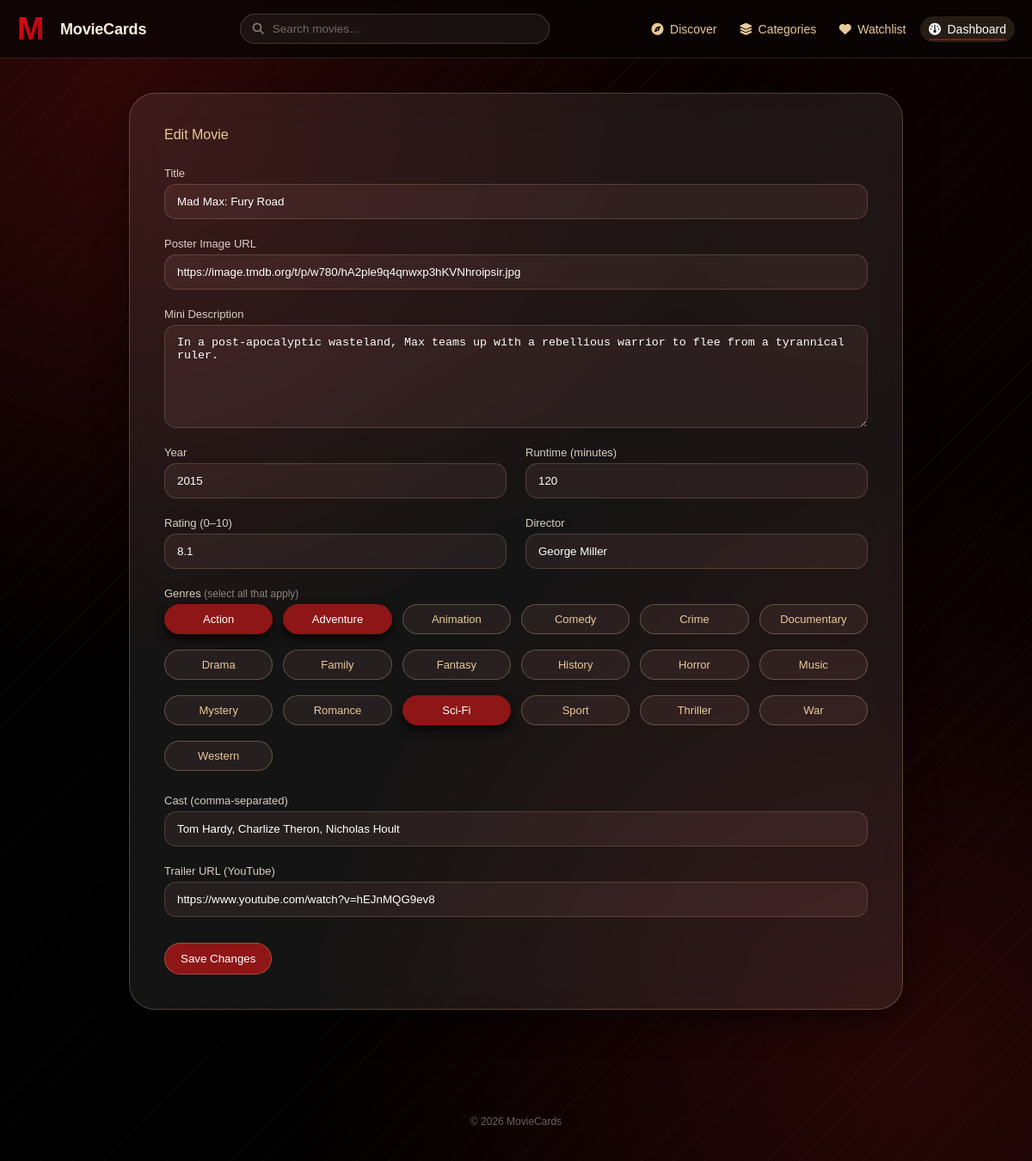
/admin/movie/5/edit (signed in), run on the app's committed database.
### app/models.py (models this page shows, shortened)
class Movie(db.Model):
    __tablename__ = "movies"
    id = db.Column(db.Integer, primary_key=True)
    title = db.Column(db.String(200), nullable=False)
    poster_url = db.Column(db.String(500), nullable=False)
    description = db.Column(db.Text, nullable=False, default="")
    year = db.Column(db.Integer, nullable=True)
    runtime_minutes = db.Column(db.Integer, nullable=True)
    rating = db.Column(db.Float, nullable=True)
    genres = db.Column(db.String(300), nullable=False, default="")  # comma-separated
    director = db.Column(db.String(150), nullable=True)
    cast = db.Column(db.String(500), nullable=True)  # comma-separated names
    trailer_url = db.Column(db.String(500), nullable=True)  # YouTube URL
    created_at = db.Column(db.DateTime, default=utcnow)
    likes = db.relationship("Like", backref="movie", cascade="all, delete-orphan")
    def genre_list(self):
        return [g.strip() for g in self.genres.split(",") if g.strip()]

### app/routes/admin_routes.py (the view)
@admin.route("/movie/<int:movie_id>/edit", methods=["GET", "POST"])
@login_required
def edit_movie(movie_id):
    movie = Movie.query.get_or_404(movie_id)
    if request.method == "POST":
        _movie_from_form(movie)
        db.session.commit()
        flash(f'"{movie.title}" was updated.', "success")
        return redirect(url_for("admin.dashboard"))
    return render_template("admin/add-movie.html", movie=movie, all_genres=GENRES)

### app/routes/admin_routes.py (called while the page is built)
def login_required(view):
    @wraps(view)
    def wrapped(*args, **kwargs):
        if not session.get("is_admin"):
            return redirect(url_for("admin.login", next=request.path))
        return view(*args, **kwargs)
    return wrapped

### app/templates/admin/add-movie.html (shortened to what this page needs)
{% extends "base.html" %}
{% block background %}
{% include "includes/background.html" %}
{% endblock %}
{% block header %}
{% include "includes/header.html" %}
{% endblock %}
{% block content %}
<main class="admin-container">
    <form class="movie-form" method="POST">
        <h2>{{ "Edit Movie" if movie else "Add New Movie" }}</h2>
        <div class="form-grid">
            <div class="form-group full">
                <label for="title">Title</label>
                <input type="text" id="title" name="title" required value="{{ movie.title if movie else '' }}">
            </div>
            <div class="form-group full">
                <label for="poster_url">Poster Image URL</label>
                <input type="url" id="poster_url" name="poster_url" required placeholder="https://..."
                    value="{{ movie.poster_url if movie else '' }}">
            </div>
            <div class="form-group full">
                <label for="description">Mini Description</label>
                <textarea id="description" name="description" required>{{ movie.description if movie else '' }}</textarea>
            </div>
            <div class="form-group">
                <label for="year">Year</label>
                <input type="number" id="year" name="year" min="1900" max="2100"
                    value="{{ movie.year if movie else '' }}">
            </div>
            <div class="form-group">
                <label for="runtime_minutes">Runtime (minutes)</label>
                <input type="number" id="runtime_minutes" name="runtime_minutes" min="1"
                    value="{{ movie.runtime_minutes if movie else '' }}">
            </div>
            <div class="form-group">
                <label for="rating">Rating (0–10)</label>
                <input type="number" id="rating" name="rating" min="0" max="10" step="0.1"
                    value="{{ movie.rating if movie else '' }}">
            </div>
            <div class="form-group">
                <label for="director">Director</label>
                <input type="text" id="director" name="director" value="{{ movie.director if movie else '' }}">
            </div>
            <div class="form-group full">
                <label>Genres <span class="label-hint">(select all that apply)</span></label>
                <div class="category-grid">
                    {% set movie_genres = movie.genre_list() if movie else [] %}
                    {% for g in all_genres %}
                    <label class="category-pill">
                        <span>{{ g }}</span>
                    </label>
                    {% endfor %}
                </div>
            </div>
            <div class="form-group full">
                <label for="cast">Cast (comma-separated)</label>
                <input type="text" id="cast" name="cast" placeholder="Actor One, Actor Two"
                    value="{{ movie.cast if movie else '' }}">
            </div>
            <div class="form-group full">
                <label for="trailer_url">Trailer URL (YouTube)</label>
                <input type="url" id="trailer_url" name="trailer_url" placeholder="https://www.youtube.com/watch?v=..."
                    value="{{ movie.trailer_url if movie else '' }}">
            </div>
        </div>
        <button class="submit-btn" type="submit">
            {{ "Save Changes" if movie else "Add Movie" }}
        </button>
    </form>
</main>
{% endblock %}

### app/static/css/style.css (style rules this page uses)
html, body, div, span, applet, object, iframe, h1, h2, h3, h4, h5, h6, p, blockquote, pre, a, abbr, acronym, address, big, cite, code, del, dfn, em, img, ins, kbd, q, s, samp, small, strike, strong, sub, sup, tt, var, b, u, i, center, dl, dt, dd, ol, ul, li, fieldset, form, label, legend, table, caption, tbody, tfoot, thead, tr, th, td, article, aside, canvas, details, embed, figure, figcaption, footer, header, hgroup, menu, nav, output, ruby, section, summary, time, mark, audio, video { margin: 0; padding: 0; border: 0; font-size: 100%; font: inherit; vertical-align: baseline; }
body { line-height: 1; }
* { box-sizing: border-box; }
html { scroll-behavior: smooth; }
body { font-family: "Arial", sans-serif; background: #000000; min-height: 100vh; }
.admin-container { margin-top: 108px; display: flex; justify-content: center; padding: 0 20px 60px; }
.movie-form { max-width: 900px; width: 100%; padding: 40px; border-radius: 30px; background: rgba(255, 255, 255, 0.08); backdrop-filter: blur(25px); border: 1px solid rgba(232, 201, 153, 0.25); box-shadow: 0 12px 40px rgba(0, 0, 0, 0.45); }
.movie-form h2 { margin-bottom: 30px; color: #E8C999; }
.form-grid { display: grid; grid-template-columns: repeat(2, 1fr); gap: 22px; }
.form-group { display: flex; flex-direction: column; }
.form-group.full { grid-column: span 2; }
.form-group label { font-size: 13px; margin-bottom: 6px; color: rgba(248, 238, 223, 0.85); }
.form-group .label-hint { font-weight: 400; opacity: 0.6; font-size: 12px; }
.form-group input, .form-group textarea, .form-group select { padding: 12px 14px; border-radius: 14px; border: 1px solid rgba(232, 201, 153, 0.2); background: rgba(255, 163, 163, 0.08); color: white; outline: none; }
.form-group textarea { min-height: 120px; resize: vertical; }
.category-grid { display: grid; grid-template-columns: repeat(auto-fill, minmax(120px, 1fr)); gap: 12px; }
.category-pill { cursor: pointer; }
.category-pill span { display: block; padding: 10px 14px; text-align: center; border-radius: 999px; background: rgba(255, 163, 163, 0.08); color: #E8C999; border: 1px solid rgba(232, 201, 153, 0.3); font-size: 13px; transition: 0.25s ease; }
.category-pill input:checked + span { background: #8E1616; border-color: #8E1616; color: white; box-shadow: 0 6px 12px rgba(0, 0, 0, 0.7); }
.submit-btn { margin-top: 30px; padding: 10px 18px; border-radius: 999px; border: 1px solid rgba(232, 201, 153, 0.3); background: #8E1616; color: white; cursor: pointer; display: inline-flex; align-items: center; gap: 8px; transition: all 0.2s ease; }

### data on the page
Movie: title "Mad Max: Fury Road", poster_url "https://image.tmdb.org/t/p/w780/hA2ple9q4qnwxp3hKVNhroipsir.jpg", description "In a post-apocalyptic wasteland, Max teams up with a rebellious warrior to flee from a tyrannical ruler.", year "2015", runtime_minutes "120", rating "8.1", director "George Miller", cast "Tom Hardy, Charlize Theron, Nicholas Hoult", trailer_url "https://www.youtube.com/watch?v=hEJnMQG9ev8"

### other printed values
{{ "Edit Movie" if movie else "Add New Movie" }} "Edit Movie"
{{ g }} "Action" "Adventure" "Animation" "Comedy" "Crime" "Documentary" "Drama" "Family" "Fantasy" "History" "Horror" "Music" "Mystery" "Romance" "Sci-Fi" "Sport" "Thriller" "War" "Western"
{{ "Save Changes" if movie else "Add Movie" }} "Save Changes"
